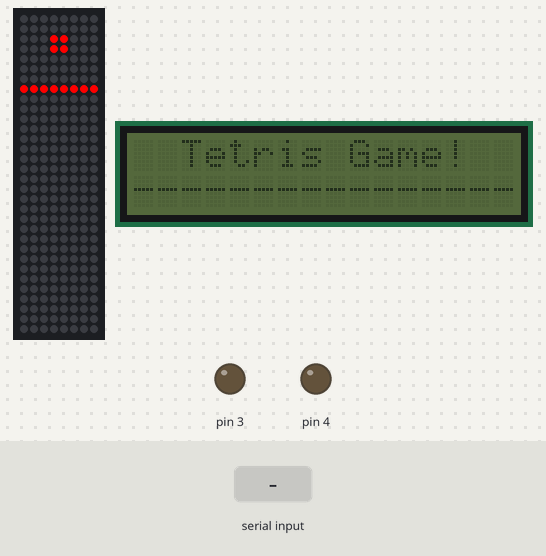
Recording of a sketch running on a simulated Arduino Uno, built with avr-gcc and run on an emulated ATmega328P. Parts: 8×32 RGB LED matrix (first LED top left, wired row by row), 16×2 character LCD, output pins drawn as LEDs (lit = HIGH). Dashed ring = blinking. The inputs (shaded band) are chosen by the test bench. Random numbers use the default seed unless the sketch sets one; what the sketch prints to the serial monitor is not drawn.

Above: at 1.5 s.
1.6 s: byte 13 (13) received over Serial
At 5.8 s:
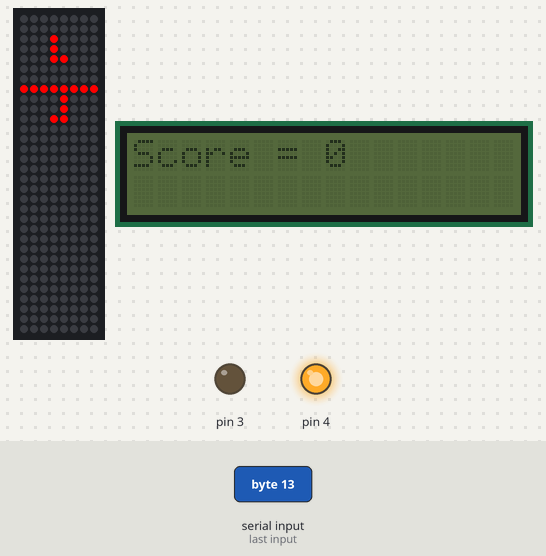
7.5 s: byte 32 (32) received over Serial
At 8.0 s:
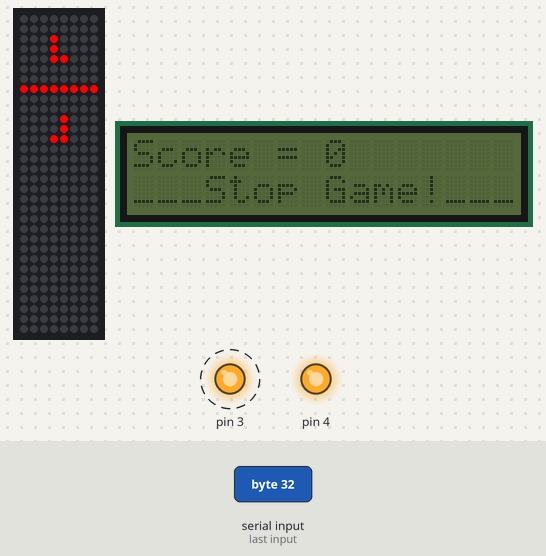
Timing chart, 0 to 16.5 s (numbered marks = the images above; inputs shaded):
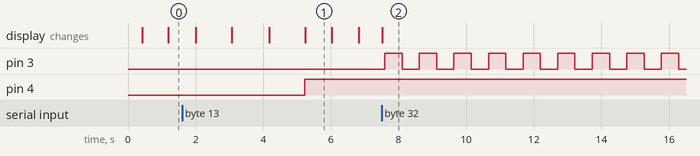

Measured:
- after the input at 1.6 s, pin 4: LOW → HIGH after 3.6 s
- after the input at 7.5 s, pin 3: alternates HIGH for 0.51 s and LOW for 0.51 s, starting after 0.09 s
- what the display in image 1 shows lasts 0.8 s, from 5.2 s to 6.0 s

The sketch:

1.ino
```cpp
#include <Adafruit_GFX.h>
#include <Adafruit_NeoMatrix.h>
#include <Adafruit_NeoPixel.h>
#include <Fonts/Picopixel.h>
#include <Wire.h>
#include <LiquidCrystal_I2C.h>

LiquidCrystal_I2C lcd(0x27, 16, 2);  // set the LCD address to 0x27 for a 16 chars and 2 line display

Adafruit_NeoMatrix matrix = Adafruit_NeoMatrix(8, 32, 2, NEO_MATRIX_TOP + NEO_MATRIX_RIGHT + NEO_MATRIX_COLUMNS + NEO_MATRIX_PROGRESSIVE, NEO_GRB + NEO_KHZ800);

/*_______แกน x___________แกน y______*/
byte xy[7][2][4] = {
  { { 3, 3, 4, 3 }, { 2, 3, 3, 4 } },
  { { 3, 4, 3, 4 }, { 2, 2, 3, 3 } },
  { { 4, 4, 3, 3 }, { 4, 3, 3, 2 } },
  { { 3, 3, 4, 4 }, { 4, 3, 3, 2 } },
  { { 3, 3, 3, 4 }, { 2, 3, 4, 4 } },
  { { 4, 4, 4, 3 }, { 2, 3, 4, 4 } },
  { { 2, 3, 4, 5 }, { 3, 3, 3, 3 } }
};
int32_t time1 = 750;
int8_t x, y, y1;
int8_t Block, Block1;
int color, data, dataCheck, colorrandom, score;
int colorchoie[] = { 0xf800, 0x07e0, 0x001f, 0xffe0, 0xf81f, 0x07ff };
bool light, shadow;

bool State() {
  for (Block = 0; Block < 7; Block++) {
    display();
    no_display();
    delay(750);
    if (Serial.available() && Serial.read() == 13) return 1;
  }
  return 0;
}

void Start() {
  display();
  for (int i = 3; i > 0; i--) {
    matrix.setTextColor(matrix.Color(255, 0, 0));
    matrix.setCursor(i == 1 ? i + 1 : 1, 23);
    matrix.print(String(i));
    matrix.show();
    matrix.setTextColor(0);
    matrix.setCursor(i == 1 ? i + 1 : 1, 23);
    matrix.print(String(i));
    delay(1000);
  }
  no_display();
  lcd.clear();
  lcd.setCursor(0, 0);
  lcd.print(F("Score = 0"));
  for (int i = 0; i < 10; i++)
    Serial.read();
  randomSeed(micros());
  Block1 = Block = random(0, 6);
  display();
  y = 5, Block = random(0, 6), colorrandom = random(1, 6);
  digitalWrite(4, 1);
}

void display() {
  for (int i = 0; i < 4; i++)
    matrix.drawPixel(xy[Block][0][i] + x, xy[Block][1][i] + y, light == 0 ? matrix.Color(255, 0, 0) : colorchoie[colorrandom]);
  matrix.show();
}

void no_display() {
  for (int i = 0; i < 4; i++)
    matrix.drawPixel(xy[Block][0][i] + x, xy[Block][1][i] + y, matrix.Color(0, 0, 0));
  for (int j = 0; j < 4; j++)
    matrix.drawPixel(xy[Block][0][j] + x, xy[Block][1][j] + y1, matrix.Color(0, 0, 0));
}

void Check_Color() {
  data = Serial.read();
  while (1) {
    Check_Edge();
    if (data == 13 || data == 's') time1 = millis() + 750, y++;
    for (int i = 0; i < 4; i++)
      if ((xy[Block][1][i] + y >= 32) || matrix.getPixelColor((7 - (xy[Block][0][i] + x)) * 32 + (xy[Block][1][i] + y)) > 0) {
        if ((data == 'a' || data == 'd') && (xy[Block][1][i] + y < 32) && (data == 'a' ? x++ : x--)) break;
        else y--;
        display();
        while (dataCheck != 0)
          Check_rotate();
        random_Block();
        y = 6, data = 0, x = 0;
        GameOver();
        break;
      }
    if (data != 13) {
      Check_Score();
      Check_Shadow();
      display();
      no_display();
      break;
    }
  }
}

void GameOver() {
  for (int i = 0; i < 4; i++)
    while ((xy[Block][1][i] + y == 10) && matrix.getPixelColor((7 - (xy[Block][0][i] + x)) * 32 + (xy[Block][1][i] + y)) > 0) {
      lcd.setCursor(0, 1);
      lcd.print(F("--Game Over!!!--"));
      if (millis() >= time1) time1 = millis() + 500, digitalWrite(4, 0), digitalWrite(3, !digitalRead(3));
      if (Serial.available() && Serial.read() == 32) digitalWrite(13, 1);
    }
}

void Check_Score() {
  for (int i = 233; i < 256; i++) {
    for (int j = i; j >= i - 224; j -= 32)
      if (matrix.getPixelColor(j) > 0)
        if (++color == 8) {
          lcd.setCursor(8, 0);
          lcd.print(score += 8);
          for (int k = i; k >= 233; k--)
            for (int q = k; q >= k - 224; q -= 32)
              matrix.setPixelColor(q, matrix.getPixelColor(q - 1));
          break;
        }
    color = 0;
  }
}

void Check_Edge() {
  while (data == 32) {
    if (Serial.available() && Serial.read() == 32) {
      digitalWrite(3, 0);
      lcd.setCursor(0, 1);
      lcd.print(F("                "));
      time1 = millis() + 100;
      break;
    }
    if (millis() >= time1) time1 = millis() + 500, digitalWrite(3, !digitalRead(3));
    lcd.setCursor(0, 1);
    lcd.print(F("___Stop Game!___"));
  }
  if (data == 'w' && Block != 1) {
    Check_rotate();
    Check_rotate_Edge();
  } else if (data == 'l') light = !light;
  else if (data == 'k') shadow = !shadow;
  else if (data == 'a') {
    for (int i = 0; i < 4; i++)
      if (matrix.getPixelColor((7 - (xy[Block][0][i] + (x - 1))) * 32 + (xy[Block][1][i] + y)) > 0 || xy[Block][0][i] + x == 0) return;
    x--;
  } else if (data == 'd') {
    for (int i = 0; i < 4; i++)
      if (matrix.getPixelColor((7 - (xy[Block][0][i] + (x + 1))) * 32 + (xy[Block][1][i] + y)) > 0 || xy[Block][0][i] + x == 7) return;
    x++;
  }
}

void Check_rotate_Edge() {
  for (int i = 0; i < 4; i++)
    if ((matrix.getPixelColor((7 - (xy[Block][0][i] + x)) * 32 + (xy[Block][1][i] + y)) > 0 && data != 13))
      for (int i = 0; i < 3; i++)
        Check_rotate();
    else if (matrix.getPixelColor((7 - (xy[Block][0][i] + (x + 1))) * 32 + (xy[Block][1][i] + y)) > 0 || matrix.getPixelColor((7 - (xy[Block][0][i] + (x - 1))) * 32 + (xy[Block][1][i] + y)) > 0)
      for (int i = 0; i < 4; i++)
        if (xy[Block][0][i] + x < 0 || xy[Block][0][i] + x > 7)
          for (int i = 0; i < 3; i++)
            Check_rotate();
  for (int i = 0; i < 4; i++)
    if (xy[Block][0][i] + x < 0) x++;
    else if (xy[Block][0][i] + x > 7) x--;
}

void Check_rotate() {
  if (++dataCheck == 4) dataCheck = 0;
  for (int i = 0; i < 4; i++)
    if (i == 1) continue;
    else if (Block == 6 && i == 3)
      if (xy[Block][0][i] > xy[Block][0][1]) xy[Block][1][i] += 2, xy[Block][0][i] -= 2;
      else if (xy[Block][0][i] < xy[Block][0][1]) xy[Block][0][i] += 2, xy[Block][1][i] -= 2;
      else if (xy[Block][1][i] < xy[Block][1][1]) xy[Block][0][i] += 2, xy[Block][1][i] += 2;
      else xy[Block][0][i] -= 2, xy[Block][1][i] -= 2;
    else if (xy[Block][1][i] < xy[Block][1][1] && xy[Block][0][i] != xy[Block][0][1])
      if (xy[Block][0][i] > xy[Block][0][1]) xy[Block][1][i] += 2;
      else xy[Block][0][i] += 2;
    else if (xy[Block][1][i] > xy[Block][1][1] && xy[Block][0][i] != xy[Block][0][1])
      if (xy[Block][0][i] > xy[Block][0][1]) xy[Block][0][i] -= 2;
      else xy[Block][1][i] -= 2;
    else if (xy[Block][0][i] < xy[Block][0][1] || xy[Block][1][i] < xy[Block][1][1])
      if (xy[Block][0][i] < xy[Block][0][1]) xy[Block][0][i] += 1, xy[Block][1][i] -= 1;
      else xy[Block][0][i] += 1, xy[Block][1][i] += 1;
    else if (xy[Block][0][i] > xy[Block][0][1] || xy[Block][1][i] > xy[Block][1][1])
      if (xy[Block][0][i] > xy[Block][0][1]) xy[Block][0][i] -= 1, xy[Block][1][i] += 1;
      else xy[Block][0][i] -= 1, xy[Block][1][i] -= 1;
}

void random_Block() {
  randomSeed(micros());
  for (int i = 0; i < 4; i++)
    matrix.drawPixel(xy[Block1][0][i], xy[Block1][1][i], matrix.Color(0, 0, 0));
  Block = Block1, Block1 = random(0, 7), colorrandom = random(0, 6);
  for (int i = 0; i < 4; i++)
    matrix.drawPixel(xy[Block1][0][i], xy[Block1][1][i], matrix.Color(255, 0, 0));
}

void Check_Shadow() {
  for (y1 = 5; y1 < 32; y1++)
    for (int j = 0; j < 4; j++)
      if (((xy[Block][1][j] + y1 >= 32) || matrix.getPixelColor((7 - (xy[Block][0][j] + x)) * 32 + (xy[Block][1][j] + y1)) > 0) && y1 > y) {
        y1--;
        for (int k = 0; k < 4; k++)
          matrix.drawPixel(xy[Block][0][k] + x, xy[Block][1][k] + y1, matrix.Color(shadow * 255, shadow * 255, shadow * 255));
        return;
      }
}

void setup() {
  Serial.begin(9600);
  matrix.begin();
  matrix.setBrightness(255);
  matrix.setFont(&Picopixel);
  matrix.setTextSize(2);
  lcd.init();
  lcd.setCursor(2, 0);
  lcd.print(F("Tetris Game!"));
  lcd.setCursor(0, 1);
  lcd.print(F("----------------"));
  Serial.println(F("______________All the rules of the game.______________\r"));
  Serial.println(F("w = Rotate block. \ra = Swipe left. \rs = Scroll down. \rd = Swipe right. \r"));
  Serial.println(F("k = Toggle block placement assist. \rl = Toggle color blocks. \rSpacar = Stop the game. \rEnter = OK, place the block. \r"));
  Serial.println(F("Click the terminal and press Enter to start the game."));
  for (int i = 0; i < 20; i++)
    Serial.println("");
  pinMode(4, OUTPUT);
  pinMode(3, OUTPUT);
  for (int i = 0; i < 10; i++)
    Serial.read();
  for (int i = 0; i < 8; i++)
    matrix.drawPixel(i, 7, matrix.Color(255, 0, 0));
}

void loop() {
  if (State() == 1) {
    Start();
    while (true) {
      if (millis() > time1) {
        y++;
        Check_Color();
        time1 = millis() + 750;
      }
      if (Serial.available())
        Check_Color();
    }
  }
}
```
